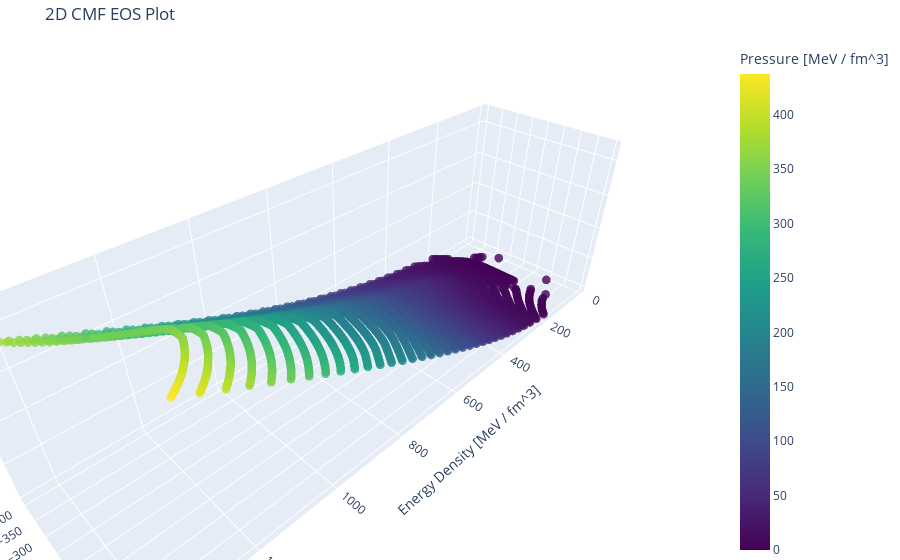

The cell this chart's notebook holds for it:
### Markdown cell above
#### $P(\varepsilon) \, vs \, \mu_Q$

### Code cell
plot_2D_CMF_EoS(jobs[0]['cmf_eos'], 'E', 'muQ', 'P')

### Figure 1 — Plotly figure (JSON) as saved in the notebook; plotly's stock layout.template omitted (floating-point values rounded to 4 significant figures; data arrays with more than 128 entries replaced by an {"elided": "..."} marker saying what was removed)
{"data": [{"marker": {"color": {"elided": "2649 float values"}, "colorbar": {"title": {"text": "Pressure [MeV / fm^3]"}}, "colorscale": [[0, "#440154"], [0.1111, "#482878"], [0.2222, "#3e4989"], [0.3333, "#31688e"], [0.4444, "#26828e"], [0.5556, "#1f9e89"], [0.6667, "#35b779"], [0.7778, "#6ece58"], [0.8889, "#b5de2b"], [1, "#fde725"]], "opacity": 0.8, "size": 3}, "mode": "markers", "type": "scatter3d", "x": {"elided": "2649 float values"}, "y": {"elided": "2649 int values"}, "z": {"elided": "2649 float values"}}], "layout": {"margin": {"b": 0, "l": 0, "r": 0, "t": 40}, "scene": {"xaxis": {"title": {"text": "Energy Density [MeV / fm^3]"}}, "yaxis": {"title": {"text": "Electric Charge Chemical Potential [MeV]"}}, "zaxis": {"title": {"text": "Pressure [MeV / fm^3]"}}}, "title": {"text": "2D CMF EOS Plot"}}}
